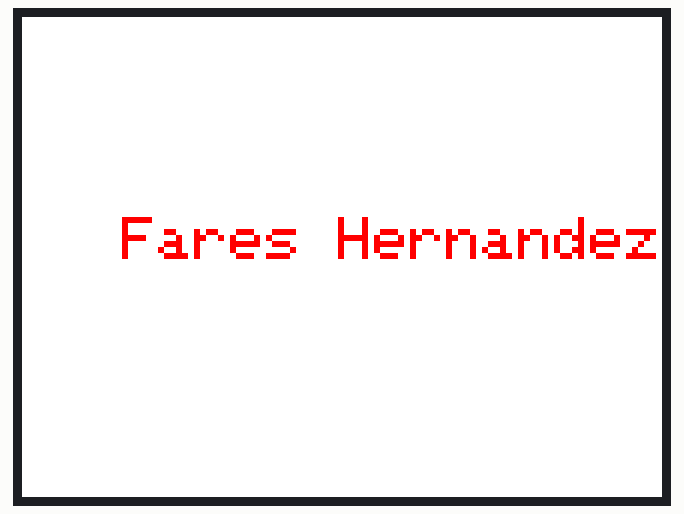
Simulated run of this sketch. Board: ESP32. On the bench: 320×240 colour display.

Above: at 0.3 s.

The sketch:

sketch_jun22c.ino
```cpp
#include <M5Core2.h>
// Fares Hernandez
// 06/18/2025
// Fhernandezlopez89263@uat.edu

void setup() {
  M5.begin();
  // put your setup code here, to run once;
   M5.Lcd.fillScreen(WHITE);
  // This make the color of the  text red;
  M5.Lcd.setTextColor(RED);
  // this is making the text it's size;
  M5.Lcd.setTextSize(3);
  // this set the cursor;
  M5.Lcd.setCursor(50,100);
  // This is going to print your name;
  M5.Lcd.print("Fares Hernandez");
}

void loop() {
  // put your main code here, to run repeatedly:

}

 
```
